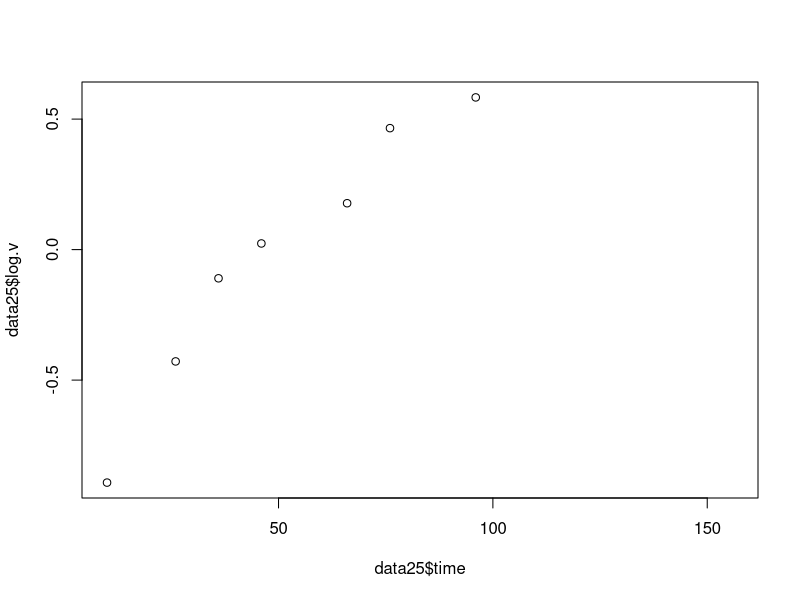
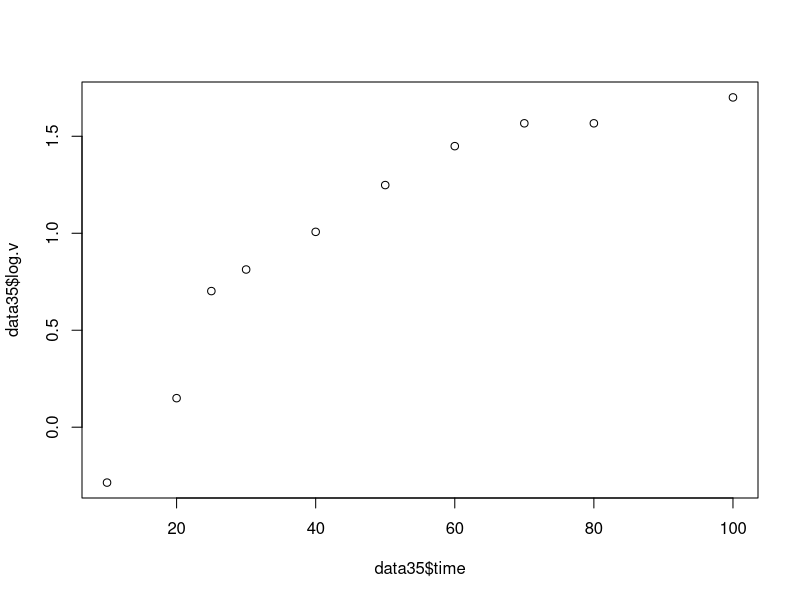
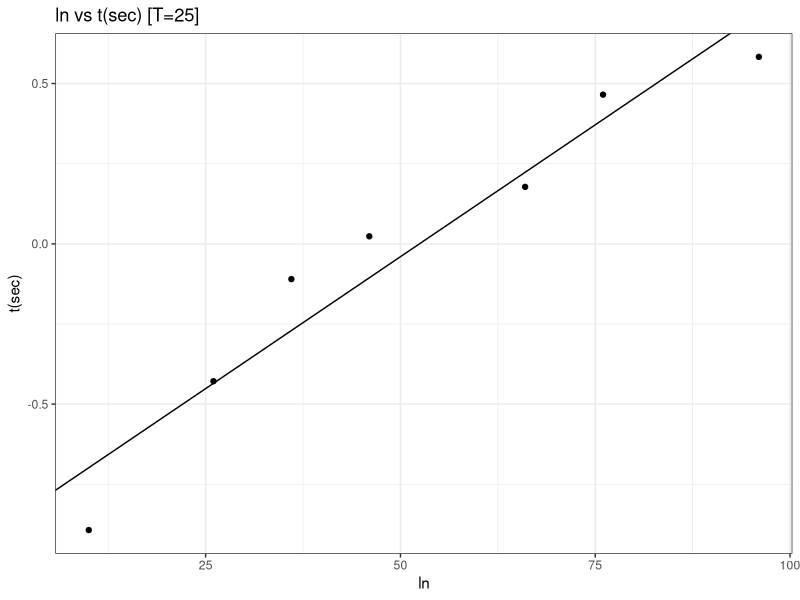
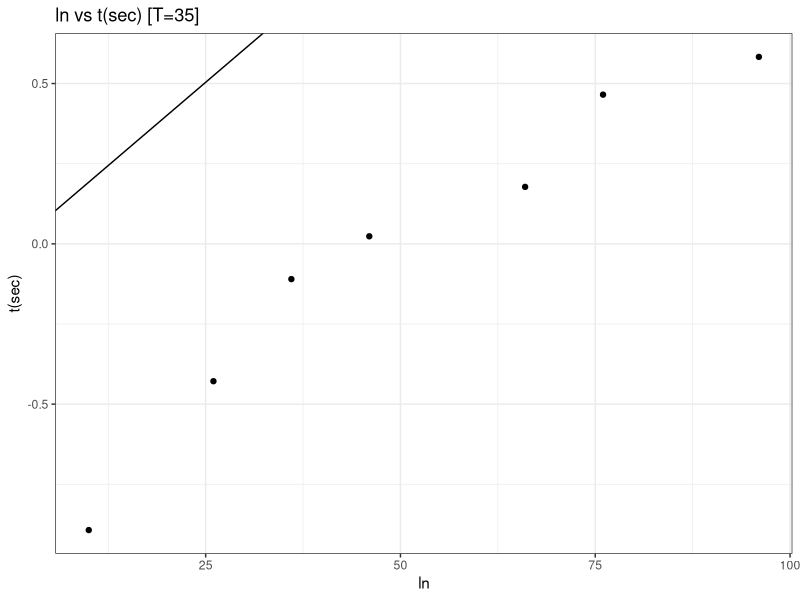

Write the R code that produced these figures, in order.
#P_Chem Lab2 Exp2: Hydrolysis of Methyl Acetate
#Coded by Henry Lin

#T1 = 25 degree C, T2 = 35 degree

require(ggplot2)

setwd("PChemLab2")

#read data
data0 <- read.csv("data/pchem2_exp2.csv")
head(data0)
data25 <- data0[data0$temp == 25 & data0$time != 58,] #drop the point at time=58
data35 <- data0[data0$temp == 35,]

#calculate v0
v0 <- (10.6+9.8+10.4)/3

#k = ln[(v_inf - v_0)/(v_inf - v_t)] / t-t_0
#t_0 = 0 , v_0 = 10.26
#k = [ln(v_inf - v_0) - ln(v_inf - v_0)] / t
#[ln(v_inf - v_0) - ln(v_inf - v_0)] = kt
#k = slope

#make a new data frame for T1
v_inf <- data25[9,"naohV"]
log.v <- log (v_inf-v0) - log(v_inf - data25$naohV) 
data25 <- data.frame(data25, log.v)
plot(data25$time,data25$log.v) #just for checking if the trend is right
data25 <- data25[1:7,]

#calulate k1 using linear modeling
model <- lm(formula = log.v ~ time, data = data25)
k <- coefficients(model)["time"]
intc <- coefficients(model)["(Intercept)"]
k1 <- k

#plotting
png("exp2/t25.png", width = 1000, height = 1000)

ggplot(data = data25, aes(x=time, y=log.v))+
  geom_point()+
  geom_abline(slope = k, intercept = intc)+
  labs(title= "ln vs t(sec) [T=25]",
       x="ln",
       y="t(sec)")+
  theme_bw()

dev.off()

#make a new data frame for T2
v_inf <- data35[12,"naohV"]
data35 <- data35[1:10,]
log.v <- log (v_inf-v0) - log(v_inf - data35$naohV) 
data35 <- data.frame(data35, log.v)
plot(data35$time,data35$log.v)

#calulate k2 using linear modeling
model <- lm(formula = log.v ~ time, data = data35)
k <- coefficients(model)["time"]
intc <- coefficients(model)["(Intercept)"]
k2 <- k

#plotting
png("exp2/t35.png", width = 1000, height = 1000)

ggplot(data = data25, aes(x=time, y=log.v))+
  geom_point()+
  geom_abline(slope = k, intercept = intc)+
  labs(title= "ln vs t(sec) [T=35]",
       x="ln",
       y="t(sec)")+
  theme_bw()

dev.off()

#compute half-life
#t_1/2 = 0.693/k
hl1 <- 0.693/k1
hl2 <- 0.693/k2

#calculate Ea
#Ea = R*T1*T2/(T2-T1)*ln(k2/k1)
Ea <- 8.314*25*35/(35-25)*log(k2/k1)
